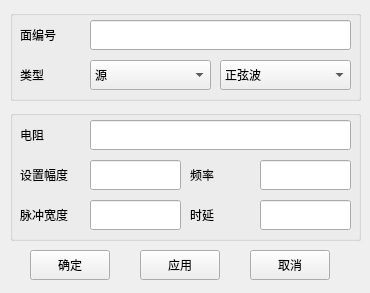
<?xml version="1.0" encoding="UTF-8"?>
<ui version="4.0">
 <class>frmCIrcuitCreate</class>
 <widget class="QMainWindow" name="frmCIrcuitCreate">
  <property name="geometry">
   <rect>
    <x>0</x>
    <y>0</y>
    <width>370</width>
    <height>293</height>
   </rect>
  </property>
  <property name="windowTitle">
   <string>边界条件</string>
  </property>
  <widget class="QWidget" name="centralwidget">
   <widget class="QPushButton" name="btnOK">
    <property name="geometry">
     <rect>
      <x>140</x>
      <y>250</y>
      <width>80</width>
      <height>30</height>
     </rect>
    </property>
    <property name="text">
     <string>应用</string>
    </property>
   </widget>
   <widget class="QPushButton" name="btnCancel">
    <property name="geometry">
     <rect>
      <x>250</x>
      <y>250</y>
      <width>80</width>
      <height>30</height>
     </rect>
    </property>
    <property name="text">
     <string>取消</string>
    </property>
   </widget>
   <widget class="QPushButton" name="btnOK_2">
    <property name="geometry">
     <rect>
      <x>30</x>
      <y>250</y>
      <width>80</width>
      <height>30</height>
     </rect>
    </property>
    <property name="text">
     <string>确定</string>
    </property>
   </widget>
   <widget class="QGroupBox" name="groupCondition">
    <property name="geometry">
     <rect>
      <x>10</x>
      <y>10</y>
      <width>351</width>
      <height>91</height>
     </rect>
    </property>
    <property name="title">
     <string/>
    </property>
    <widget class="QLineEdit" name="txtPower">
     <property name="geometry">
      <rect>
       <x>80</x>
       <y>10</y>
       <width>261</width>
       <height>30</height>
      </rect>
     </property>
    </widget>
    <widget class="QComboBox" name="comboBox">
     <property name="geometry">
      <rect>
       <x>80</x>
       <y>50</y>
       <width>121</width>
       <height>30</height>
      </rect>
     </property>
     <item>
      <property name="text">
       <string>源</string>
      </property>
     </item>
     <item>
      <property name="text">
       <string>负载</string>
      </property>
     </item>
    </widget>
    <widget class="QLabel" name="label">
     <property name="geometry">
      <rect>
       <x>10</x>
       <y>10</y>
       <width>60</width>
       <height>30</height>
      </rect>
     </property>
     <property name="text">
      <string>面编号</string>
     </property>
     <property name="alignment">
      <set>Qt::AlignLeading|Qt::AlignLeft|Qt::AlignVCenter</set>
     </property>
    </widget>
    <widget class="QLabel" name="label_2">
     <property name="geometry">
      <rect>
       <x>10</x>
       <y>50</y>
       <width>60</width>
       <height>30</height>
      </rect>
     </property>
     <property name="text">
      <string>类型</string>
     </property>
     <property name="alignment">
      <set>Qt::AlignLeading|Qt::AlignLeft|Qt::AlignVCenter</set>
     </property>
    </widget>
    <widget class="QComboBox" name="comboBox_2">
     <property name="geometry">
      <rect>
       <x>210</x>
       <y>50</y>
       <width>131</width>
       <height>30</height>
      </rect>
     </property>
     <item>
      <property name="text">
       <string>正弦波</string>
      </property>
     </item>
     <item>
      <property name="text">
       <string>调制高斯脉冲</string>
      </property>
     </item>
    </widget>
   </widget>
   <widget class="QGroupBox" name="groupLoad">
    <property name="geometry">
     <rect>
      <x>10</x>
      <y>110</y>
      <width>351</width>
      <height>131</height>
     </rect>
    </property>
    <property name="title">
     <string/>
    </property>
    <widget class="QLineEdit" name="txtPower_3">
     <property name="geometry">
      <rect>
       <x>80</x>
       <y>50</y>
       <width>91</width>
       <height>30</height>
      </rect>
     </property>
    </widget>
    <widget class="QLabel" name="label_4">
     <property name="geometry">
      <rect>
       <x>10</x>
       <y>50</y>
       <width>60</width>
       <height>30</height>
      </rect>
     </property>
     <property name="text">
      <string>设置幅度</string>
     </property>
     <property name="alignment">
      <set>Qt::AlignLeading|Qt::AlignLeft|Qt::AlignVCenter</set>
     </property>
    </widget>
    <widget class="QLabel" name="label_5">
     <property name="geometry">
      <rect>
       <x>180</x>
       <y>50</y>
       <width>60</width>
       <height>30</height>
      </rect>
     </property>
     <property name="text">
      <string>频率</string>
     </property>
     <property name="alignment">
      <set>Qt::AlignLeading|Qt::AlignLeft|Qt::AlignVCenter</set>
     </property>
    </widget>
    <widget class="QLineEdit" name="txtPower_4">
     <property name="geometry">
      <rect>
       <x>250</x>
       <y>50</y>
       <width>91</width>
       <height>30</height>
      </rect>
     </property>
    </widget>
    <widget class="QLabel" name="label_6">
     <property name="geometry">
      <rect>
       <x>180</x>
       <y>90</y>
       <width>60</width>
       <height>30</height>
      </rect>
     </property>
     <property name="text">
      <string>时延</string>
     </property>
     <property name="alignment">
      <set>Qt::AlignLeading|Qt::AlignLeft|Qt::AlignVCenter</set>
     </property>
    </widget>
    <widget class="QLabel" name="label_7">
     <property name="geometry">
      <rect>
       <x>10</x>
       <y>90</y>
       <width>60</width>
       <height>30</height>
      </rect>
     </property>
     <property name="text">
      <string>脉冲宽度</string>
     </property>
     <property name="alignment">
      <set>Qt::AlignLeading|Qt::AlignLeft|Qt::AlignVCenter</set>
     </property>
    </widget>
    <widget class="QLineEdit" name="txtPower_5">
     <property name="geometry">
      <rect>
       <x>250</x>
       <y>90</y>
       <width>91</width>
       <height>30</height>
      </rect>
     </property>
    </widget>
    <widget class="QLineEdit" name="txtPower_6">
     <property name="geometry">
      <rect>
       <x>80</x>
       <y>90</y>
       <width>91</width>
       <height>30</height>
      </rect>
     </property>
    </widget>
    <widget class="QLineEdit" name="txtPower_2">
     <property name="geometry">
      <rect>
       <x>80</x>
       <y>10</y>
       <width>261</width>
       <height>30</height>
      </rect>
     </property>
    </widget>
    <widget class="QLabel" name="label_3">
     <property name="geometry">
      <rect>
       <x>10</x>
       <y>10</y>
       <width>81</width>
       <height>30</height>
      </rect>
     </property>
     <property name="text">
      <string>电阻</string>
     </property>
     <property name="alignment">
      <set>Qt::AlignLeading|Qt::AlignLeft|Qt::AlignVCenter</set>
     </property>
    </widget>
   </widget>
  </widget>
 </widget>
 <resources/>
 <connections/>
</ui>
